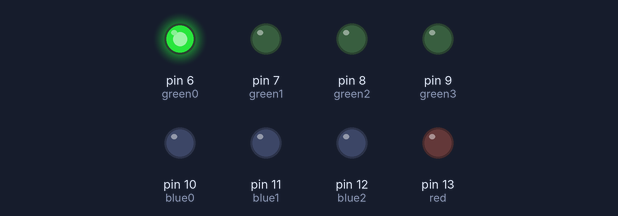
A sketch run on a simulated Arduino Uno, built with avr-gcc and run on an emulated ATmega328P. On the bench: output pins drawn as LEDs (lit = HIGH).

Above: at 0.15 s.
At 1.4 s:
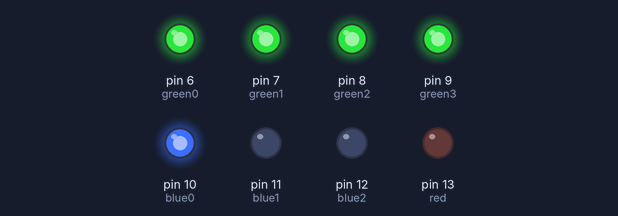
At 1.8 s:
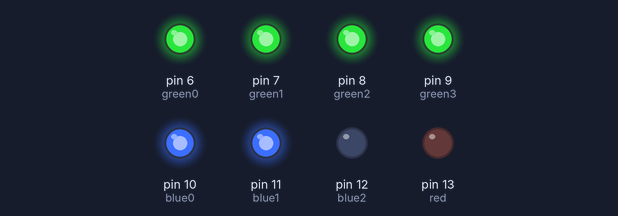
At 2.2 s:
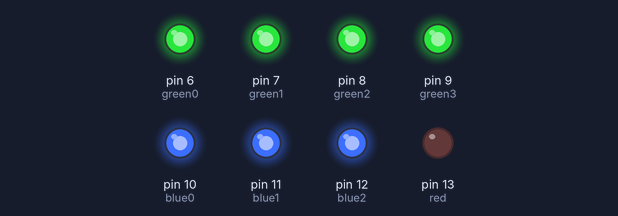
At 3.5 s:
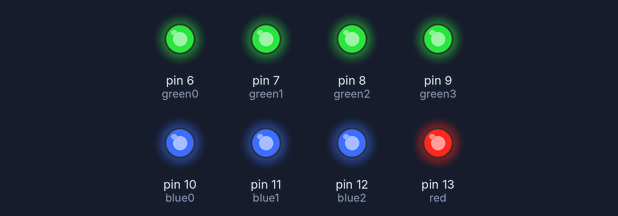
At 5.3 s:
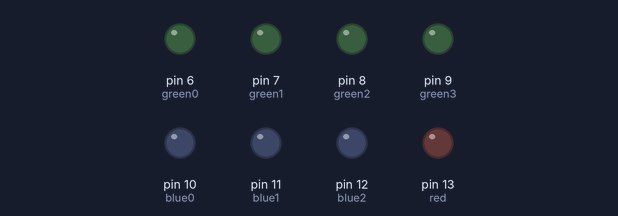
Timing chart, 0 to 7.6 s (numbered marks = the images above):
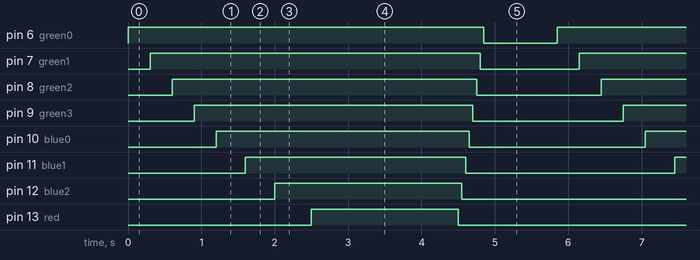

Measured:
- by itself, pin 6 (green0): alternates HIGH for 4.9 s and LOW for 1.0 s
- by itself, pin 7 (green1): alternates HIGH for 4.5 s and LOW for 1.4 s
- by itself, pin 8 (green2): alternates HIGH for 4.2 s and LOW for 1.7 s
- by itself, pin 9 (green3): alternates HIGH for 3.8 s and LOW for 2.1 s
- by itself, pin 10 (blue0): alternates HIGH for 3.5 s and LOW for 2.4 s
- by itself, pin 11 (blue1): alternates HIGH for 3.0 s and LOW for 2.9 s
- by itself, pin 12 (blue2): alternates HIGH for 2.6 s and LOW for 3.3 s
- by itself, pin 13 (red): alternates HIGH for 2.0 s and LOW for 3.9 s

The sketch:

LED_METER_EN.ino
```cpp
/*****************/
/*   LED METER   */
/*****************/

/*** Sergio Jimenez Salmeron ***/

//** Declarations **//
int red = 13;       //Set the pin value for the red LED
int blue2 = 12;     //Set the pin value for the blue LEDs
int blue1 = 11;
int blue0 = 10;
int green3 = 9;     //Set the pin value for the green LED
int green2 = 8;
int green1 = 7;
int green0 = 6;


//** Program **//
void setup() {
  pinMode(green3,OUTPUT);  //Set the green pin as output
  pinMode(green2,OUTPUT);
  pinMode(green1,OUTPUT);
  pinMode(green0,OUTPUT);
  pinMode(blue2,OUTPUT);   //Set the blue pin as output
  pinMode(blue1,OUTPUT);
  pinMode(blue0,OUTPUT);
  pinMode(red,OUTPUT);     //Set the red pin as output
}

void loop() {
 digitalWrite(green0,HIGH);   //turn on the green LED 1
 delay(300);                  //wait for 0.3 seconds

 digitalWrite(green1,HIGH);   //turn on the green LED 2
 delay(300);                  //wait for 0.3 seconds

 digitalWrite(green2,HIGH);   //turn on the green LED 3
 delay(300);                  //wait for 0.3 seconds

 digitalWrite(green3,HIGH);   //turn on the green LED 4
 delay(300);                  //wait for 0.3 seconds


 digitalWrite(blue0,HIGH);    //turn on the blue LED 1
 delay(400);                  //wait for 0.4 seconds

 digitalWrite(blue1,HIGH);    //turn on the blue LED 2
 delay(400);                  //wait for 0.4 seconds

 digitalWrite(blue2,HIGH);    //eturn on the blue LED 3
 delay(500);                  //wait for 0.5 seconds


 digitalWrite(red,HIGH);      //turn on the red LED
 delay(2000);                 //wait for 2 seconds
 digitalWrite(red,LOW);       //turn off the red LED
 delay(50);                   //wait for 0.05 seconds

 digitalWrite(blue2,LOW);     //turn off the other LEDs
 delay(50);
 digitalWrite(blue1,LOW);
 delay(50);
 digitalWrite(blue0,LOW);
 delay(50);
 digitalWrite(green3,LOW);
 delay(50);
 digitalWrite(green2,LOW);
 delay(50);
 digitalWrite(green1,LOW);
 delay(50);
 digitalWrite(green0,LOW);
 delay(1000);                  //wait for 1 second to repeat the sequence.

}
```
